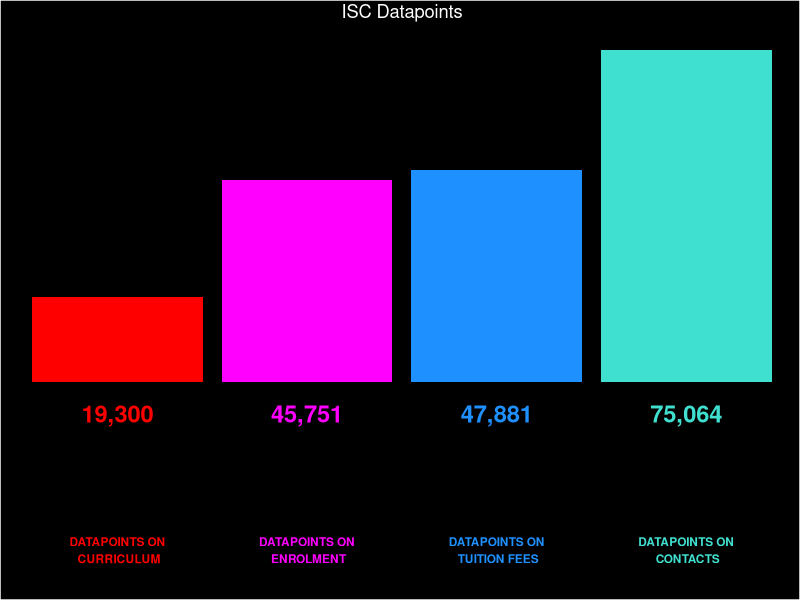

Write the R code that produced this figure.
library(tidyverse)

data <- read_csv("data.csv")

fill_colours <- c("red", "magenta", "dodgerblue", "turquoise")

ggplot(data) +
  geom_col(aes(
    reorder(category, datapoints),
    datapoints,
    fill = factor(rank(datapoints)))
  ) +
  scale_fill_manual(values = fill_colours) +
  geom_text(aes(
    category,
    -5000,
    label = scales::comma(datapoints),
    colour = factor(rank(datapoints))
  ), size = 6, fontface = "bold", vjust = 1) +
  geom_text(aes(
    category,
    -35000,
    label = paste("DATAPOINTS ON\n", toupper(category)),
    colour = factor(rank(datapoints)),
  ), size = 3, fontface = "bold", vjust = 1) +
  scale_colour_manual(values = fill_colours) +
  labs(title = "ISC Datapoints") +
  theme(
    plot.margin = margin(b = 25),
    panel.heights = unit(25, "mm"),
    plot.background = element_rect(fill = "black"),
    plot.title = element_text(colour = "white", hjust = 0.5, vjust = 0),
    panel.background = element_blank(),
    panel.grid.major = element_blank(),
    panel.grid.minor = element_blank(),
    legend.position = "none",
    axis.title = element_blank(),
    axis.ticks = element_blank(),
    axis.text.y = element_blank(),
    axis.text.x = element_blank()
  ) +
  coord_cartesian(clip = "off")
